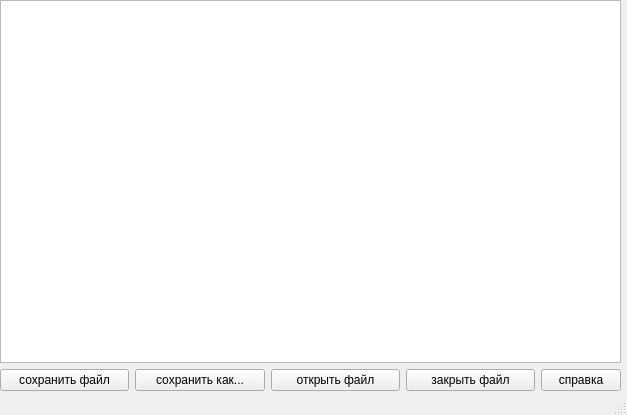
<?xml version="1.0" encoding="UTF-8"?>
<ui version="4.0">
 <class>MainWindow</class>
 <widget class="QMainWindow" name="MainWindow">
  <property name="enabled">
   <bool>true</bool>
  </property>
  <property name="geometry">
   <rect>
    <x>0</x>
    <y>0</y>
    <width>627</width>
    <height>415</height>
   </rect>
  </property>
  <widget class="QWidget" name="centralwidget">
   <property name="enabled">
    <bool>true</bool>
   </property>
   <widget class="QWidget" name="centralwidget_2" native="true">
    <property name="enabled">
     <bool>true</bool>
    </property>
    <property name="geometry">
     <rect>
      <x>0</x>
      <y>0</y>
      <width>621</width>
      <height>391</height>
     </rect>
    </property>
    <layout class="QVBoxLayout" name="verticalLayout">
     <item>
      <widget class="QPlainTextEdit" name="plainTextEdit"/>
     </item>
     <item>
      <layout class="QHBoxLayout" name="horizontalLayout">
       <item>
        <widget class="QPushButton" name="pushButton_quickeSave">
         <property name="text">
          <string>сохранить файл</string>
         </property>
        </widget>
       </item>
       <item>
        <widget class="QPushButton" name="pushButton_save">
         <property name="text">
          <string>сохранить как...</string>
         </property>
        </widget>
       </item>
       <item>
        <widget class="QPushButton" name="pushButton_open">
         <property name="text">
          <string>открыть файл</string>
         </property>
        </widget>
       </item>
       <item>
        <widget class="QPushButton" name="pushButton_close">
         <property name="text">
          <string>закрыть файл</string>
         </property>
        </widget>
       </item>
       <item>
        <widget class="QPushButton" name="pushButton_help">
         <property name="sizePolicy">
          <sizepolicy hsizetype="Fixed" vsizetype="Fixed">
           <horstretch>0</horstretch>
           <verstretch>0</verstretch>
          </sizepolicy>
         </property>
         <property name="text">
          <string>справка</string>
         </property>
        </widget>
       </item>
      </layout>
     </item>
    </layout>
   </widget>
  </widget>
  <widget class="QStatusBar" name="statusbar"/>
 </widget>
 <resources/>
 <connections/>
</ui>
